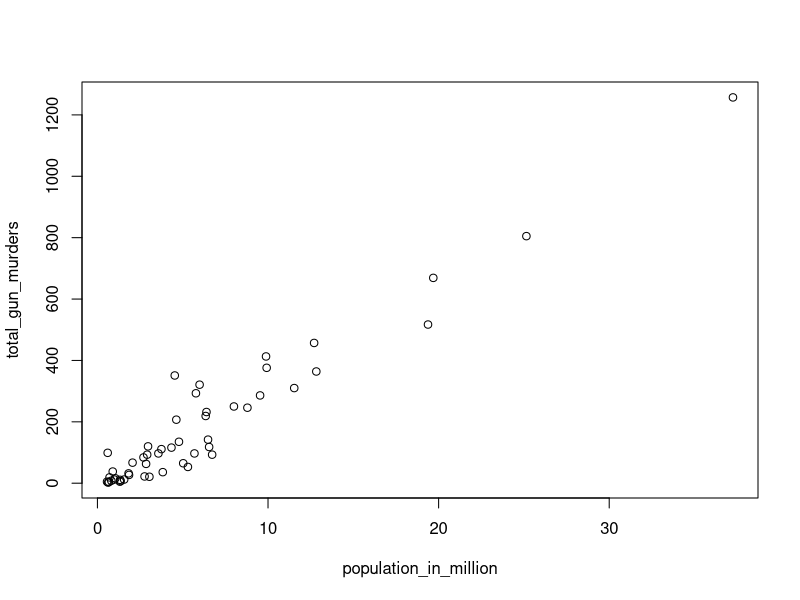
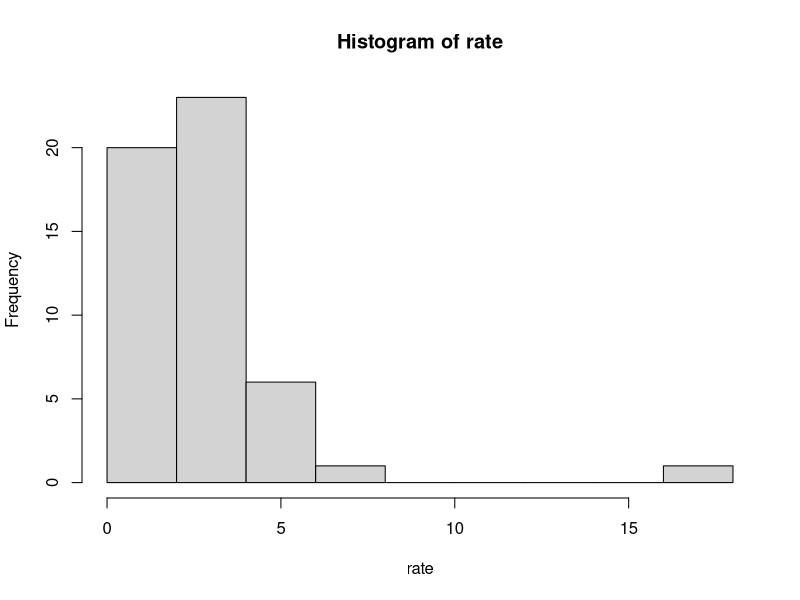
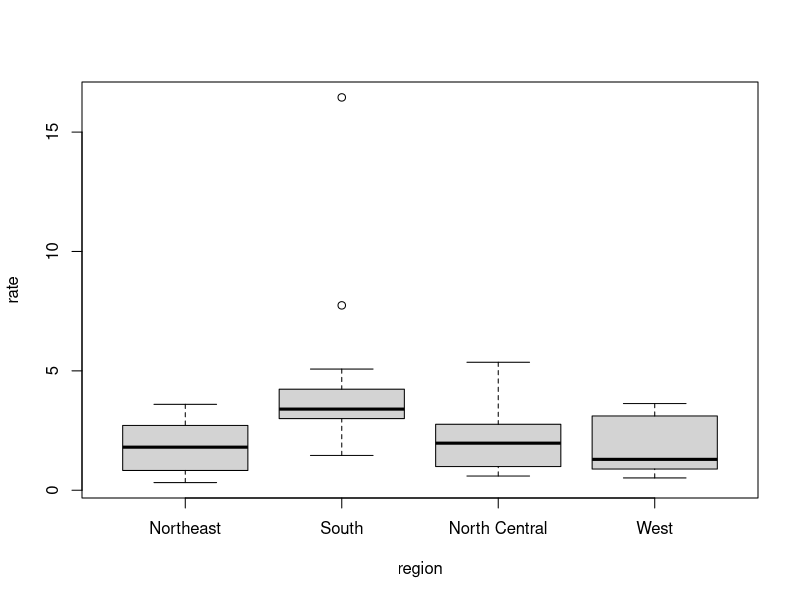

R code for these plots, in order:
# config
library(dslabs, dplyr)
data(murders)

# use plot() to plot two objects
population_in_million <- murders$population/10^6
total_gun_murders <- murders$total
plot(population_in_million, total_gun_murders)

# historgams give a general overview of the types of values contained in a dataset
rate <- murders$total/murders$population*100000
hist(rate)

# boxplots provide a more terse result than a histogram but are easier to compare
boxplot(rate~region, data = murders)
